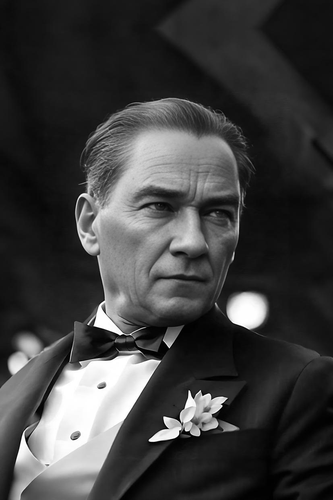
#> input picture input.png, 333 x 500 px, shrunk from 827 x 1243 before the run
$ python main.py
#> lines starting #> are read from the running program, lines starting #| are printed output that depends on the picture
### dithering.py
import numpy as np
from PIL import Image

def floyd_steinberg_dithering(image):
    """Floyd-Steinberg dithering algoritması ile görüntüyü siyah-beyaz hale getirir"""
    img = np.array(image, dtype=float)
    h, w = img.shape

    for y in range(h-1):
        for x in range(1, w-1):
            old_pixel = img[y, x]
            new_pixel = 255 if old_pixel > 127 else 0
            img[y, x] = new_pixel

            error = old_pixel - new_pixel

            img[y, x+1] += error * 7/16
            img[y+1, x-1] += error * 3/16
            img[y+1, x] += error * 5/16
            img[y+1, x+1] += error * 1/16

    return Image.fromarray(np.uint8(img))

### visual_crypto.py
import numpy as np
from PIL import Image

class VisualCrypto:
    def __init__(self, k=3):
        self.k = k

    def generate_shares(self, binary_image):
        """(3,3) görsel şifreleme şeması için payları oluşturur"""
        img = np.array(binary_image)
        h, w = img.shape
        shares = np.zeros((self.k, h*2, w*2), dtype=np.uint8)

        # Temel 2x2 desenler
        patterns = {
            'white': [
                np.array([[1, 0], [0, 1]]),  # Desen 1
                np.array([[0, 1], [1, 0]])   # Desen 2
            ],
            'black': [
                np.array([[1, 1], [0, 0]]),  # Desen 1
                np.array([[0, 0], [1, 1]]),  # Desen 2
                np.array([[1, 0], [1, 0]]),  # Desen 3
                np.array([[0, 1], [0, 1]])   # Desen 4
            ]
        }

        # Her piksel için
        for i in range(h):
            for j in range(w):
                if img[i,j] == 255:  # Beyaz piksel
                    # Rastgele bir beyaz desen seç
                    pattern = patterns['white'][np.random.randint(0, len(patterns['white']))]

                    # Her pay için aynı deseni kullan
                    for k in range(self.k):
                        shares[k, i*2:i*2+2, j*2:j*2+2] = pattern * 255

                else:  # Siyah piksel
                    # Her pay için farklı desen seç
                    for k in range(self.k):
                        pattern = patterns['black'][np.random.randint(0, len(patterns['black']))]
                        shares[k, i*2:i*2+2, j*2:j*2+2] = pattern * 255

        return [Image.fromarray(share) for share in shares]

    def combine_shares(self, shares):
        """Payları birleştirir"""
        # Payları numpy dizilerine dönüştür
        shares_array = [np.array(share) > 127 for share in shares]

        # İlk payı al
        combined = shares_array[0].astype(np.uint8)

        # Diğer payları OR işlemi ile birleştir
        for share in shares_array[1:]:
            combined = np.logical_or(combined, share)

        # Sonucu tersine çevir
        combined = np.logical_not(combined)

        # Görüntüye dönüştür
        return Image.fromarray(combined.astype(np.uint8) * 255)

### main.py
import numpy as np
from PIL import Image
import os
from dithering import floyd_steinberg_dithering
from visual_crypto import VisualCrypto

def main():
    # Çıktı klasörünü oluştur
    if not os.path.exists('output'):
        os.makedirs('output')

    # Görüntüyü yükle ve gri seviyeye dönüştür
    try:
        image = Image.open('input.png').convert('L')
    except:
        print("Lütfen 'input.png' dosyasını proje klasörüne ekleyin!")
        return

    # Görüntü boyutunu küçült (isteğe bağlı)
    # image = image.resize((256, 256), Image.LANCZOS)

    # Görüntüyü kaydet
    image.save('output/1_grayscale.png')

    # Dithering uygula ve eşikleme yap
    binary_image = floyd_steinberg_dithering(image)
#> after the loop in floyd_steinberg_dithering, `for y in range(h-1):`:
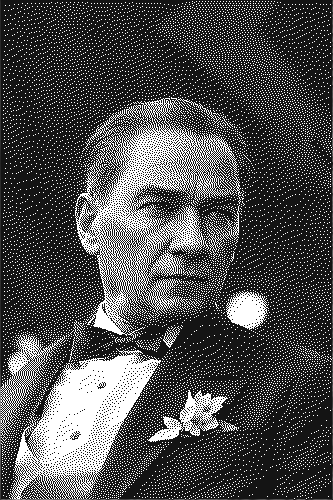
#> img: shape (500, 333) float64; min -22.59, max 255, mean 62; drawn with min black and max white
    binary_array = np.array(binary_image)
    binary_image = Image.fromarray((binary_array > 127).astype(np.uint8) * 255)
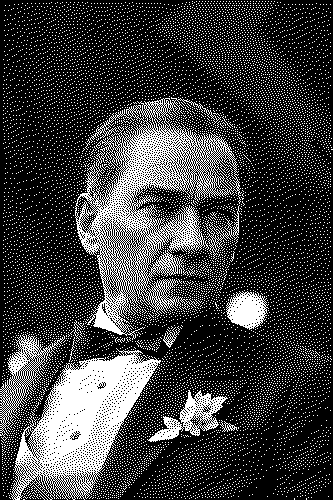
#> binary_image: PIL image 333x500 L; 24.1% white in thin lines or dots
    binary_image.save('output/2_dithered.png')

    # Görsel şifreleme
    vc = VisualCrypto(k=3)
    shares = vc.generate_shares(binary_image)
#> shares = 3 items

    # Payları kaydet
    for i, share in enumerate(shares):
        share.save(f'output/3_share_{i+1}.png')
#> this loop made 3 passes
#> pass 1, in main, `share.save(f'output/3_share_{i+1}.png')`:
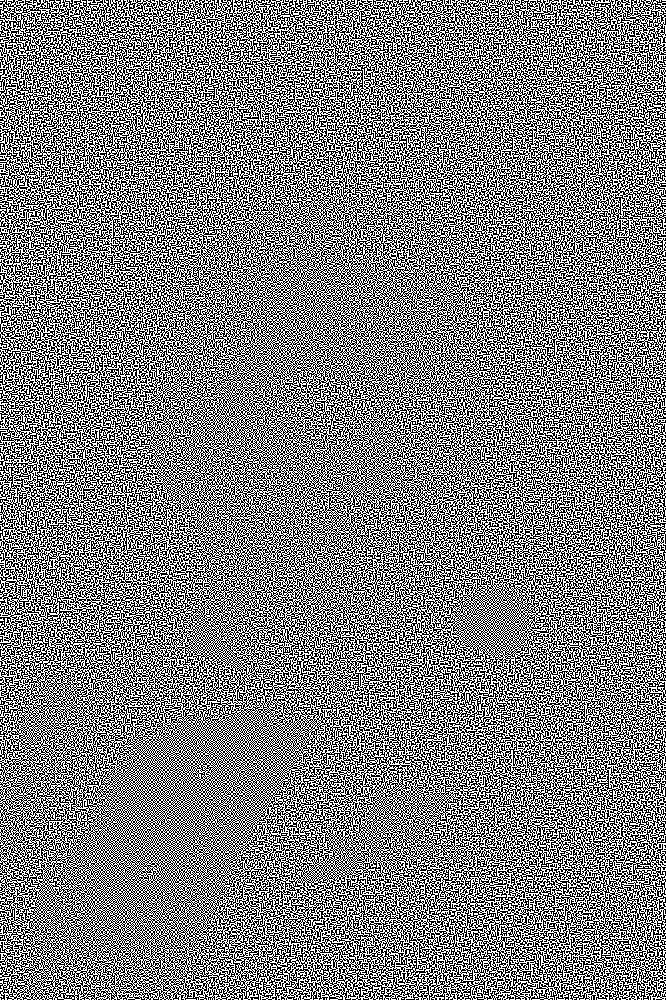
#> saved as 3_share_1.png: PIL image 666x1000 L; 50% white in thin lines or dots
#> pass 2, in main, `share.save(f'output/3_share_{i+1}.png')`:
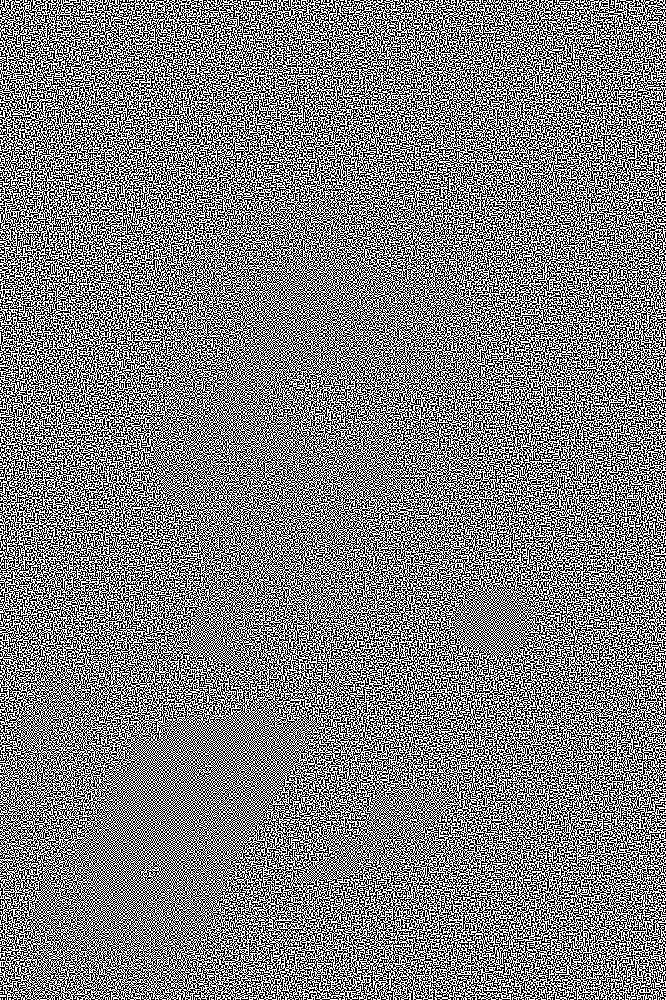
#> saved as 3_share_2.png: PIL image 666x1000 L; 50% white in thin lines or dots

    # Payları birleştir
    combined = vc.combine_shares(shares)
#> in combine_shares, `combined = shares_array[0].astype(np.uint8)`: combined: shape (1000, 666); values 0 (black) and 1 (white), 50% white in thin lines or dots
#> the loop in combine_shares, `for share in shares_array[1:]:` made 2 passes
#> pass 1, in combine_shares, `combined = np.logical_or(combined, share)`:
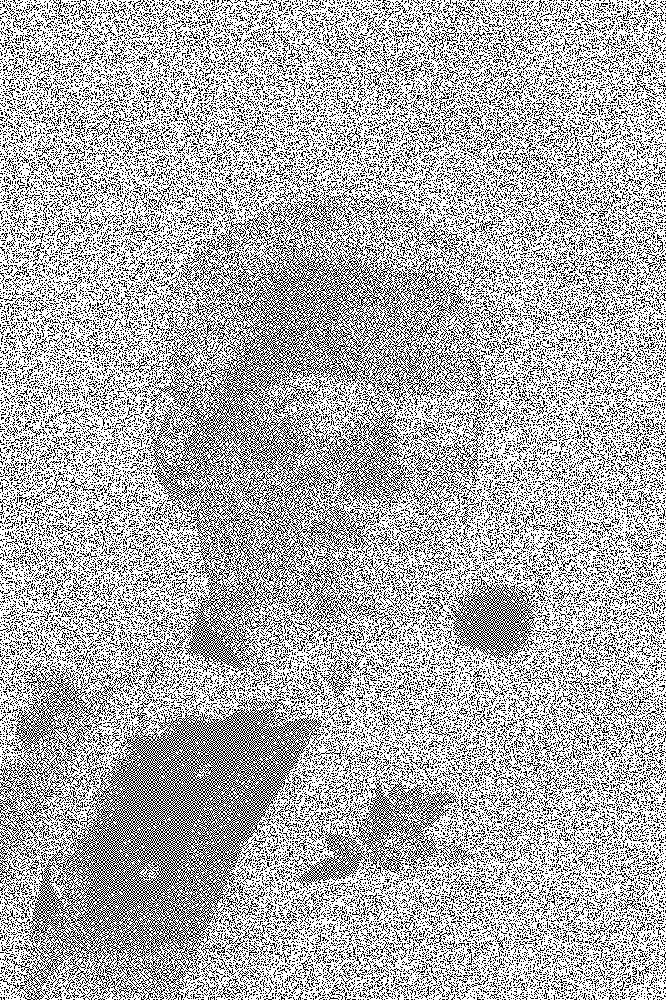
#> combined: shape (1000, 666) bool; 69% white; black in thin lines or dots
#> pass 2, in combine_shares, `combined = np.logical_or(combined, share)`:
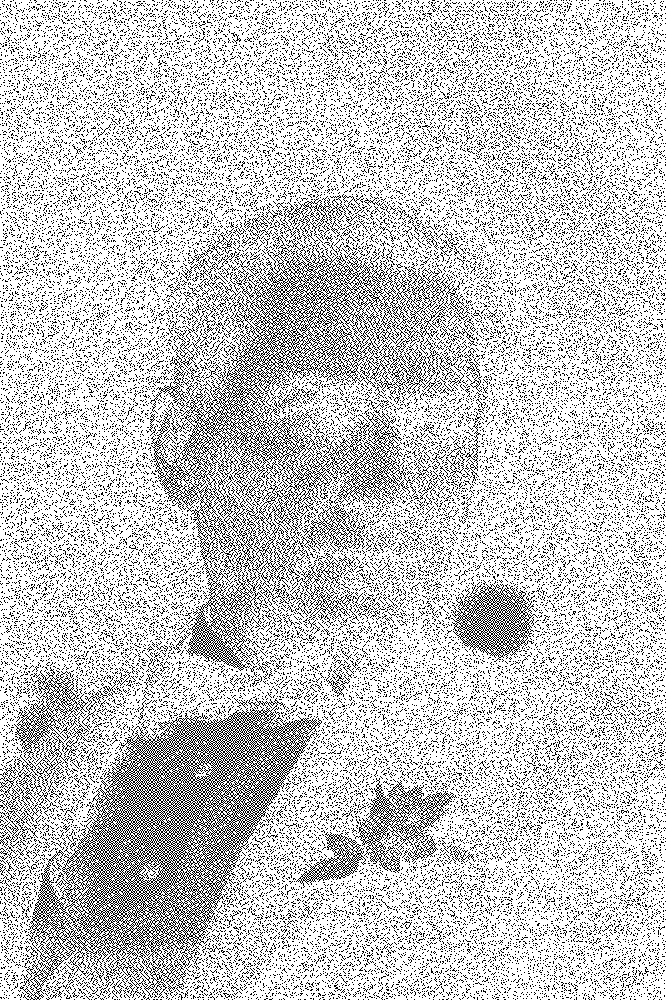
#> combined: shape (1000, 666) bool; 78.4% white; black in thin lines or dots
#> in combine_shares, `combined = np.logical_not(combined)`: combined: shape (1000, 666) bool; 21.6% white in thin lines or dots
#> in combine_shares, `return Image.fromarray(combined.astype(np.uint8) * 255)`: returned value: PIL image 666x1000 L; 21.6% white in thin lines or dots
    combined.save('output/4_combined.png')

    print("İşlem tamamlandı! Çıktılar 'output' klasöründe.")

if __name__ == "__main__":
    main()
